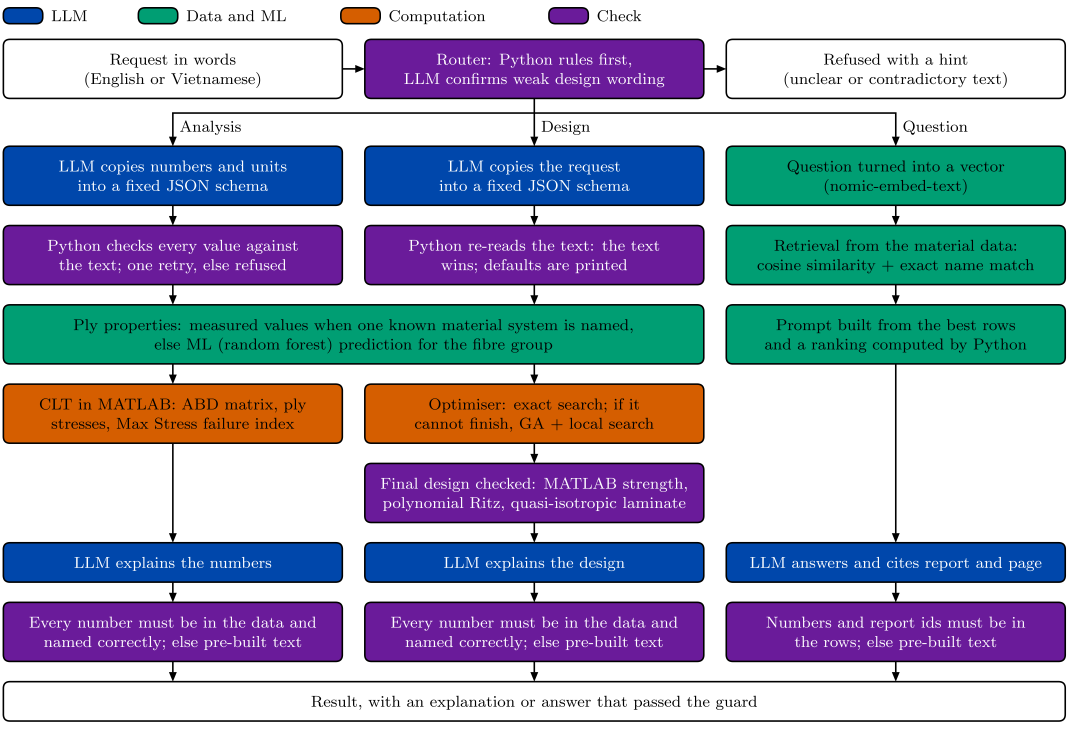
#> input picture deliverables/figures_v2/python/png/Fig1_workflow.png, 7481 x 5158 px (shown at 1/7 size); its folder holds only this picture in this run
$ python compare.py
#> lines starting #> are read from the running program, lines starting #| are printed output that depends on the picture
"""Side-by-side images of the Python and MATLAB versions: compare\\<figure>_compare.png."""
import os
import sys

import matplotlib
from PIL import Image, ImageDraw, ImageFont

sys.dont_write_bytecode = True
HERE = os.path.dirname(os.path.abspath(__file__))
OUT = os.path.join(HERE, "compare")
Image.MAX_IMAGE_PIXELS = None
FONT = ImageFont.truetype(os.path.join(os.path.dirname(matplotlib.__file__), "mpl-data", "fonts", "ttf", "cmr10.ttf"), 44)
WIDTH, GAP, HEAD = 2000, 60, 80


def load(path):
    with Image.open(path) as im:
#> im is the input picture: PIL image 7481x5158 RGB; mean R, G, B 160.2, 167.2, 187.8
        im = im.convert("RGB")
    k = WIDTH / im.size[0]
#> k = 0.267
    return im.resize((WIDTH, int(im.size[1] * k)), Image.LANCZOS)
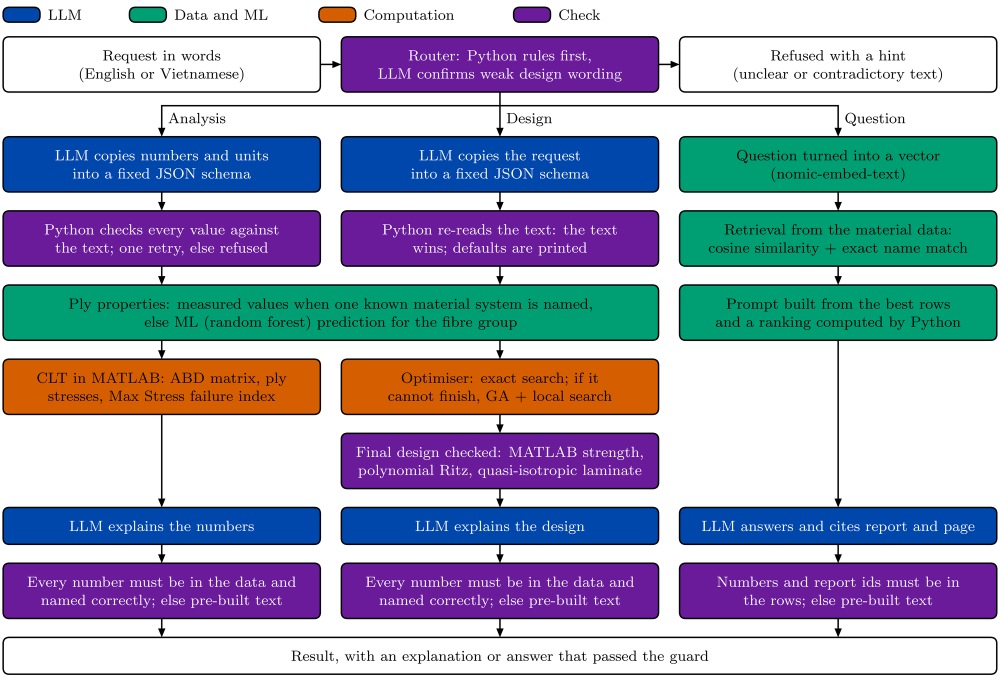
#> returned value: PIL image 2000x1378 RGB (shown at 1/2 size); mean R, G, B 160.2, 167.1, 187.8


def main():
    os.makedirs(OUT, exist_ok=True)
    done = 0
    for sub in ("png", "slides"):
        for name in sorted(os.listdir(os.path.join(HERE, "python", sub))):
            mat = os.path.join(HERE, "matlab", sub, name)
            if not os.path.exists(mat):
                print("no MATLAB version:", name)
                continue
            left, right = load(os.path.join(HERE, "python", sub, name)), load(mat)
            H = max(left.size[1], right.size[1])
#> H = 1378
            sheet = Image.new("RGB", (2 * WIDTH + 3 * GAP, H + HEAD + GAP), "white")
#> sheet: PIL image 4180x1518 RGB; every value is 255
            draw = ImageDraw.Draw(sheet)
            draw.text((GAP, 14), "Python", fill="black", font=FONT)
            draw.text((2 * GAP + WIDTH, 14), "MATLAB", fill="black", font=FONT)
            sheet.paste(left, (GAP, HEAD))
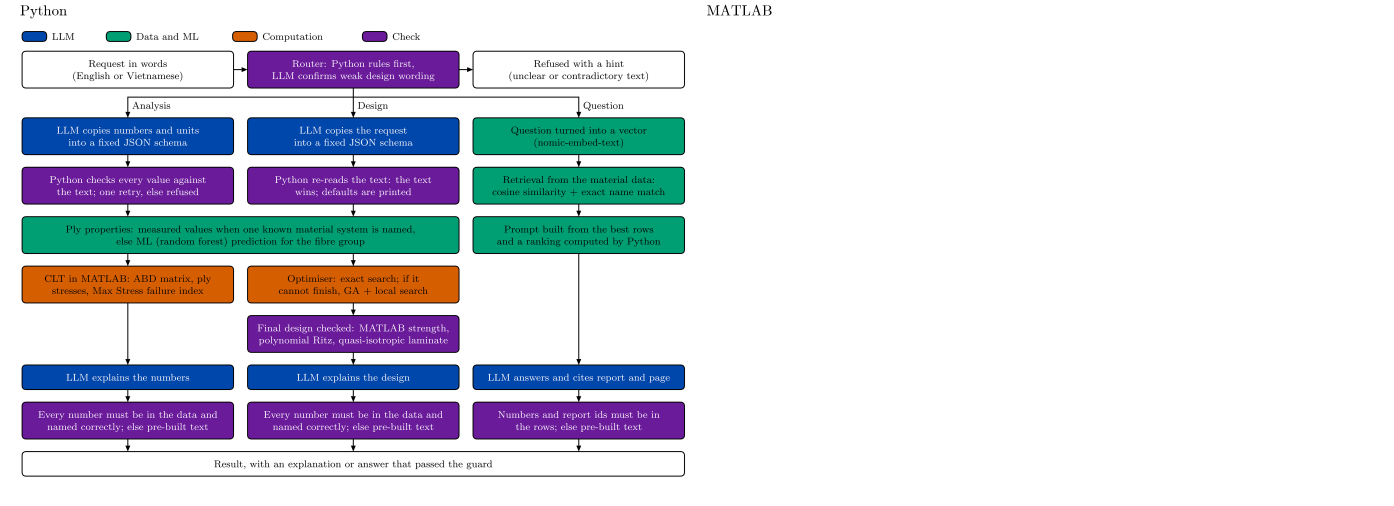
#> sheet: PIL image 4180x1518 RGB (shown at 1/3 size); mean R, G, B 213.7, 216.7, 225.7
            sheet.paste(right, (2 * GAP + WIDTH, HEAD))
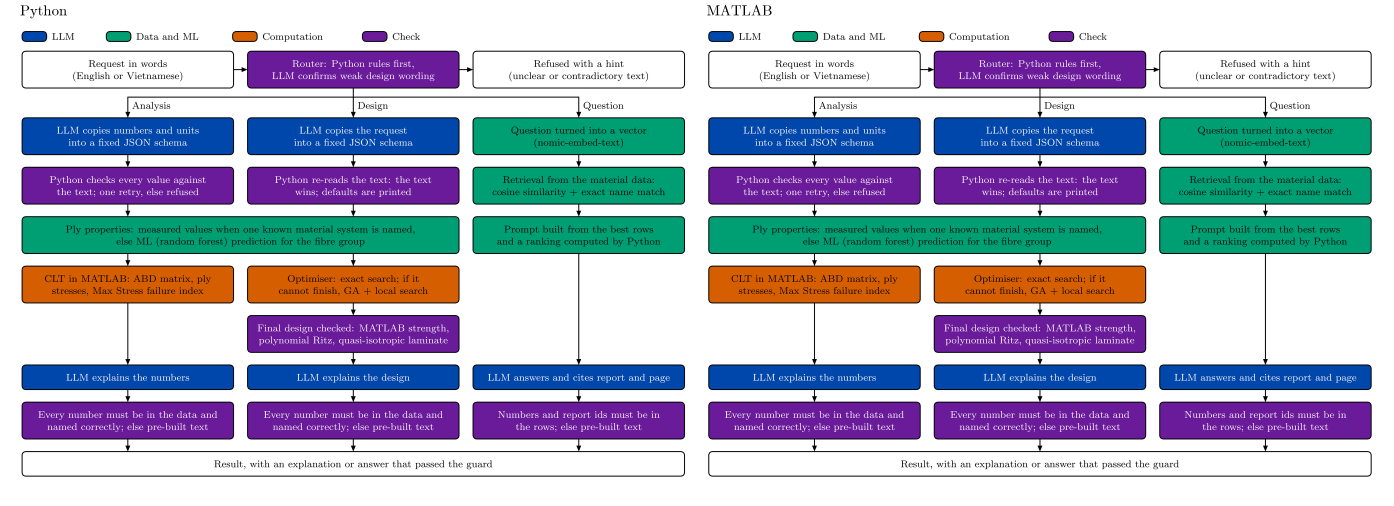
#> sheet: PIL image 4180x1518 RGB (shown at 1/3 size); mean R, G, B 172.5, 178.6, 196.5
            sheet.save(os.path.join(OUT, f"{name[:-4]}_compare.png"))
            done += 1
    print("compare images:", done)


if __name__ == "__main__":
#> (the run stopped early here; a loop or call above may not have finished)
